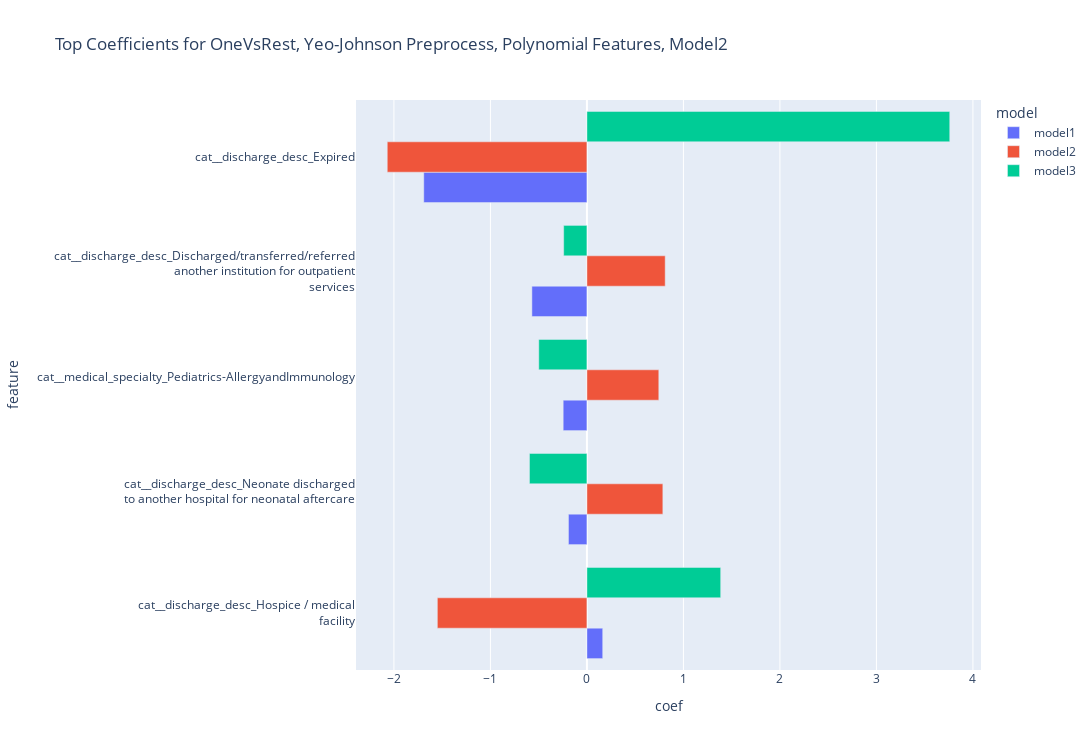

The notebook cell this image was saved under:
### Code cell
m2_poly_top10_df = create_topn_long_coef_df_from_gs(gs=g_poly, topn=5,
                                                    sort_model="model2")

title = f"Top Coefficients for OneVsRest, Yeo-Johnson Preprocess, Polynomial Features, Model2"

fig = px.bar(data_frame=m2_poly_top10_df, 
             y="feature", 
             x="coef", 
             color="model",
             orientation="h", 
             category_orders={"model":["model1", "model2", "model3"]},
             title=title, 
             barmode="group", 
             height=750, 
             width=1250)
fig.show()

### Figure 1 — Plotly figure (JSON) as saved in the notebook; plotly's stock layout.template omitted (floating-point values rounded to 4 significant figures)
{"data": [{"alignmentgroup": "True", "hovertemplate": "model=model1<br>coef=%{x}<br>feature=%{y}<extra></extra>", "legendgroup": "model1", "marker": {"color": "#636efa", "pattern": {"shape": ""}}, "name": "model1", "offsetgroup": "model1", "orientation": "h", "showlegend": true, "textposition": "auto", "type": "bar", "x": [0.1638, -0.1914, -0.246, -0.5702, -1.691], "xaxis": "x", "y": ["cat__discharge_desc_Hospice / medical<br> facility", "cat__discharge_desc_Neonate discharged<br> to another hospital for neonatal aftercare<br>", "cat__medical_specialty_Pediatrics-AllergyandImmunology<br>", "cat__discharge_desc_Discharged/transferred/referred<br> another institution for outpatient<br> services", "cat__discharge_desc_Expired"], "yaxis": "y"}, {"alignmentgroup": "True", "hovertemplate": "model=model2<br>coef=%{x}<br>feature=%{y}<extra></extra>", "legendgroup": "model2", "marker": {"color": "#EF553B", "pattern": {"shape": ""}}, "name": "model2", "offsetgroup": "model2", "orientation": "h", "showlegend": true, "textposition": "auto", "type": "bar", "x": [0.745, 0.7868, 0.8112, -1.55, -2.069], "xaxis": "x", "y": ["cat__medical_specialty_Pediatrics-AllergyandImmunology<br>", "cat__discharge_desc_Neonate discharged<br> to another hospital for neonatal aftercare<br>", "cat__discharge_desc_Discharged/transferred/referred<br> another institution for outpatient<br> services", "cat__discharge_desc_Hospice / medical<br> facility", "cat__discharge_desc_Expired"], "yaxis": "y"}, {"alignmentgroup": "True", "hovertemplate": "model=model3<br>coef=%{x}<br>feature=%{y}<extra></extra>", "legendgroup": "model3", "marker": {"color": "#00cc96", "pattern": {"shape": ""}}, "name": "model3", "offsetgroup": "model3", "orientation": "h", "showlegend": true, "textposition": "auto", "type": "bar", "x": [-0.241, -0.499, -0.5955, 1.386, 3.76], "xaxis": "x", "y": ["cat__discharge_desc_Discharged/transferred/referred<br> another institution for outpatient<br> services", "cat__medical_specialty_Pediatrics-AllergyandImmunology<br>", "cat__discharge_desc_Neonate discharged<br> to another hospital for neonatal aftercare<br>", "cat__discharge_desc_Hospice / medical<br> facility", "cat__discharge_desc_Expired"], "yaxis": "y"}], "layout": {"barmode": "group", "height": 750, "legend": {"title": {"text": "model"}, "tracegroupgap": 0}, "title": {"text": "Top Coefficients for OneVsRest, Yeo-Johnson Preprocess, Polynomial Features, Model2"}, "width": 1250, "xaxis": {"anchor": "y", "autorange": true, "domain": [0, 1], "range": [-2.393, 4.084], "title": {"text": "coef"}, "type": "linear"}, "yaxis": {"anchor": "x", "autorange": true, "domain": [0, 1], "range": [-0.5, 4.5], "title": {"text": "feature"}, "type": "category"}}}
